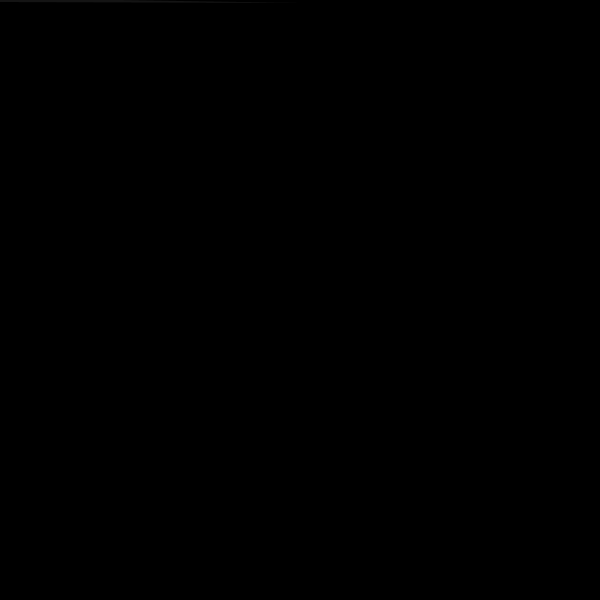
Frame 1 (no input)
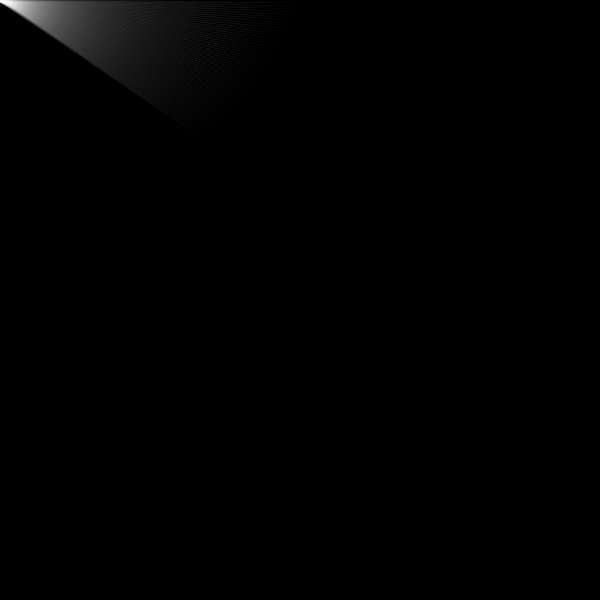
Frame 60 (the mouse pressed at the canvas centre just before this capture)
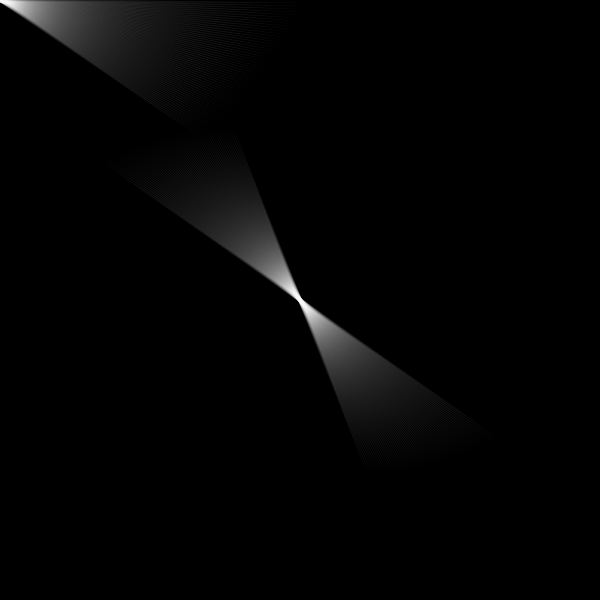
Frame 120 (the mouse held since frame 60 and released just before this capture)

The Processing sketch that drew these frames (run headless with seeded random() and noise(); from frame 60 on, the mouse is pressed at the canvas centre):

// Processing sketch: serie4
// ── serie4.pde
float ang, tam = 300, tam2 = 2;
int creci = 1;

void setup() {
  size(600, 600);
  noStroke();
  fill(255,20);
  background(0);
  smooth();
}

void draw() {
  ang += 0.01;
  beginShape();
  vertex(mouseX+cos(ang)*tam, mouseY+sin(ang)*tam);
  vertex(mouseX+cos(ang+PI/2)*tam2, mouseY+sin(ang+PI/2)*tam2);
  vertex(mouseX-cos(ang)*tam, mouseY-sin(ang)*tam);
  vertex(mouseX-cos(ang+PI/2)*tam2, mouseY-sin(ang+PI/2)*tam2);
  endShape(CLOSE);
  
  tam += creci;
  if (tam > 300){
     creci = -1; 
  }else if (tam < 10){
     creci = 1; 
  }
}
